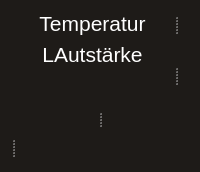
      <widget class="QWidget" name="simpel">
       <property name="sizePolicy">
        <sizepolicy hsizetype="Fixed" vsizetype="Fixed">
         <horstretch>0</horstretch>
         <verstretch>0</verstretch>
        </sizepolicy>
       </property>
       <property name="minimumSize">
        <size>
         <width>120</width>
         <height>80</height>
        </size>
       </property>
       <property name="styleSheet">
        <string notr="true">color: white;background-color : rgb(30, 27, 24)</string>
       </property>
       <layout class="QGridLayout" name="gridLayout_5">
        <item row="0" column="0">
         <layout class="QVBoxLayout" name="verticalLayout">
          <item>
           <widget class="QSplitter" name="splitter_3">
            <property name="orientation">
             <enum>Qt::Horizontal</enum>
            </property>
            <widget class="QLabel" name="templabelsimpel">
             <property name="sizePolicy">
              <sizepolicy hsizetype="Fixed" vsizetype="Fixed">
               <horstretch>0</horstretch>
               <verstretch>0</verstretch>
              </sizepolicy>
             </property>
             <property name="text">
              <string>&lt;html&gt;&lt;head/&gt;&lt;body&gt;&lt;p align=&quot;center&quot;&gt;&lt;span style=&quot; font-size:16pt; color:#ffffff;&quot;&gt;Temperatur&lt;/span&gt;&lt;/p&gt;&lt;/body&gt;&lt;/html&gt;</string>
             </property>
             <property name="scaledContents">
              <bool>true</bool>
             </property>
             <property name="alignment">
              <set>Qt::AlignLeading|Qt::AlignLeft|Qt::AlignVCenter</set>
             </property>
             <property name="wordWrap">
              <bool>false</bool>
             </property>
             <property name="margin">
              <number>0</number>
             </property>
            </widget>
            <widget class="QLabel" name="label">
             <property name="sizePolicy">
              <sizepolicy hsizetype="Preferred" vsizetype="Preferred">
               <horstretch>0</horstretch>
               <verstretch>0</verstretch>
              </sizepolicy>
             </property>
             <property name="text">
              <string/>
             </property>
             <property name="pixmap">
              <pixmap>grafiken/ampelrotsvg.svg</pixmap>
             </property>
             <property name="scaledContents">
              <bool>true</bool>
             </property>
             <property name="alignment">
              <set>Qt::AlignRight|Qt::AlignTrailing|Qt::AlignVCenter</set>
             </property>
            </widget>
           </widget>
          </item>
          <item>
           <widget class="QSplitter" name="splitter_4">
            <property name="orientation">
             <enum>Qt::Horizontal</enum>
            </property>
            <widget class="QLabel" name="lautlabelsimpel">
             <property name="sizePolicy">
              <sizepolicy hsizetype="Minimum" vsizetype="Ignored">
               <horstretch>0</horstretch>
               <verstretch>0</verstretch>
              </sizepolicy>
             </property>
             <property name="text">
              <string>&lt;html&gt;&lt;head/&gt;&lt;body&gt;&lt;p align=&quot;center&quot;&gt;&lt;span style=&quot; font-size:16pt; color:#ffffff;&quot;&gt;LAutstärke&lt;/span&gt;&lt;/p&gt;&lt;p align=&quot;center&quot;&gt;&lt;br/&gt;&lt;/p&gt;&lt;/body&gt;&lt;/html&gt;</string>
             </property>
             <property name="scaledContents">
              <bool>true</bool>
             </property>
             <property name="alignment">
              <set>Qt::AlignLeading|Qt::AlignLeft|Qt::AlignVCenter</set>
             </property>
             <property name="wordWrap">
              <bool>true</bool>
             </property>
             <property name="margin">
              <number>50</number>
             </property>
            </widget>
            <widget class="QLabel" name="label_13">
             <property name="sizePolicy">
              <sizepolicy hsizetype="Fixed" vsizetype="Preferred">
               <horstretch>0</horstretch>
               <verstretch>0</verstretch>
              </sizepolicy>
             </property>
             <property name="text">
              <string/>
             </property>
             <property name="pixmap">
              <pixmap>grafiken/ampelrotsvg.svg</pixmap>
             </property>
             <property name="scaledContents">
              <bool>true</bool>
             </property>
             <property name="alignment">
              <set>Qt::AlignLeading|Qt::AlignLeft|Qt::AlignVCenter</set>
             </property>
             <property name="wordWrap">
              <bool>false</bool>
             </property>
             <property name="margin">
              <number>0</number>
             </property>
             <property name="indent">
              <number>-1</number>
             </property>
            </widget>
           </widget>
          </item>
          <item>
           <widget class="QSplitter" name="splitter">
            <property name="sizePolicy">
             <sizepolicy hsizetype="Expanding" vsizetype="Preferred">
              <horstretch>0</horstretch>
              <verstretch>0</verstretch>
             </sizepolicy>
            </property>
            <property name="orientation">
             <enum>Qt::Horizontal</enum>
            </property>
            <widget class="QLabel" name="helllabelsimpel">
             <property name="sizePolicy">
              <sizepolicy hsizetype="Preferred" vsizetype="Preferred">
               <horstretch>0</horstretch>
               <verstretch>0</verstretch>
              </sizepolicy>
             </property>
             <property name="text">
              <string/>
             </property>
             <property name="scaledContents">
              <bool>true</bool>
             </property>
             <property name="alignment">
              <set>Qt::AlignLeading|Qt::AlignLeft|Qt::AlignVCenter</set>
             </property>
             <property name="wordWrap">
              <bool>false</bool>
             </property>
             <property name="margin">
              <number>0</number>
             </property>
            </widget>
            <widget class="QLabel" name="label_12">
             <property name="sizePolicy">
              <sizepolicy hsizetype="Preferred" vsizetype="Preferred">
               <horstretch>0</horstretch>
               <verstretch>0</verstretch>
              </sizepolicy>
             </property>
             <property name="minimumSize">
              <size>
               <width>0</width>
               <height>0</height>
              </size>
             </property>
             <property name="text">
              <string/>
             </property>
             <property name="pixmap">
              <pixmap>grafiken/ampelrotsvg.svg</pixmap>
             </property>
             <property name="scaledContents">
              <bool>true</bool>
             </property>
             <property name="alignment">
              <set>Qt::AlignRight|Qt::AlignTrailing|Qt::AlignVCenter</set>
             </property>
            </widget>
           </widget>
          </item>
          <item>
           <widget class="QSplitter" name="splitter_2">
            <property name="orientation">
             <enum>Qt::Horizontal</enum>
            </property>
            <widget class="QLabel" name="co2labelsimpel">
             <property name="sizePolicy">
              <sizepolicy hsizetype="Preferred" vsizetype="Preferred">
               <horstretch>0</horstretch>
               <verstretch>0</verstretch>
              </sizepolicy>
             </property>
             <property name="text">
              <string>&lt;html&gt;&lt;head/&gt;&lt;body&gt;&lt;p&gt;&lt;br/&gt;&lt;/p&gt;&lt;/body&gt;&lt;/html&gt;</string>
             </property>
             <property name="scaledContents">
              <bool>true</bool>
             </property>
             <property name="alignment">
              <set>Qt::AlignLeading|Qt::AlignLeft|Qt::AlignVCenter</set>
             </property>
             <property name="wordWrap">
              <bool>false</bool>
             </property>
             <property name="margin">
              <number>0</number>
             </property>
            </widget>
            <widget class="QLabel" name="label_11">
             <property name="sizePolicy">
              <sizepolicy hsizetype="Ignored" vsizetype="Ignored">
               <horstretch>0</horstretch>
               <verstretch>0</verstretch>
              </sizepolicy>
             </property>
             <property name="text">
              <string/>
             </property>
             <property name="pixmap">
              <pixmap>grafiken/ampelrotsvg.svg</pixmap>
             </property>
             <property name="scaledContents">
              <bool>true</bool>
             </property>
             <property name="alignment">
              <set>Qt::AlignRight|Qt::AlignTrailing|Qt::AlignVCenter</set>
             </property>
            </widget>
           </widget>
          </item>
         </layout>
        </item>
       </layout>
      </widget>
